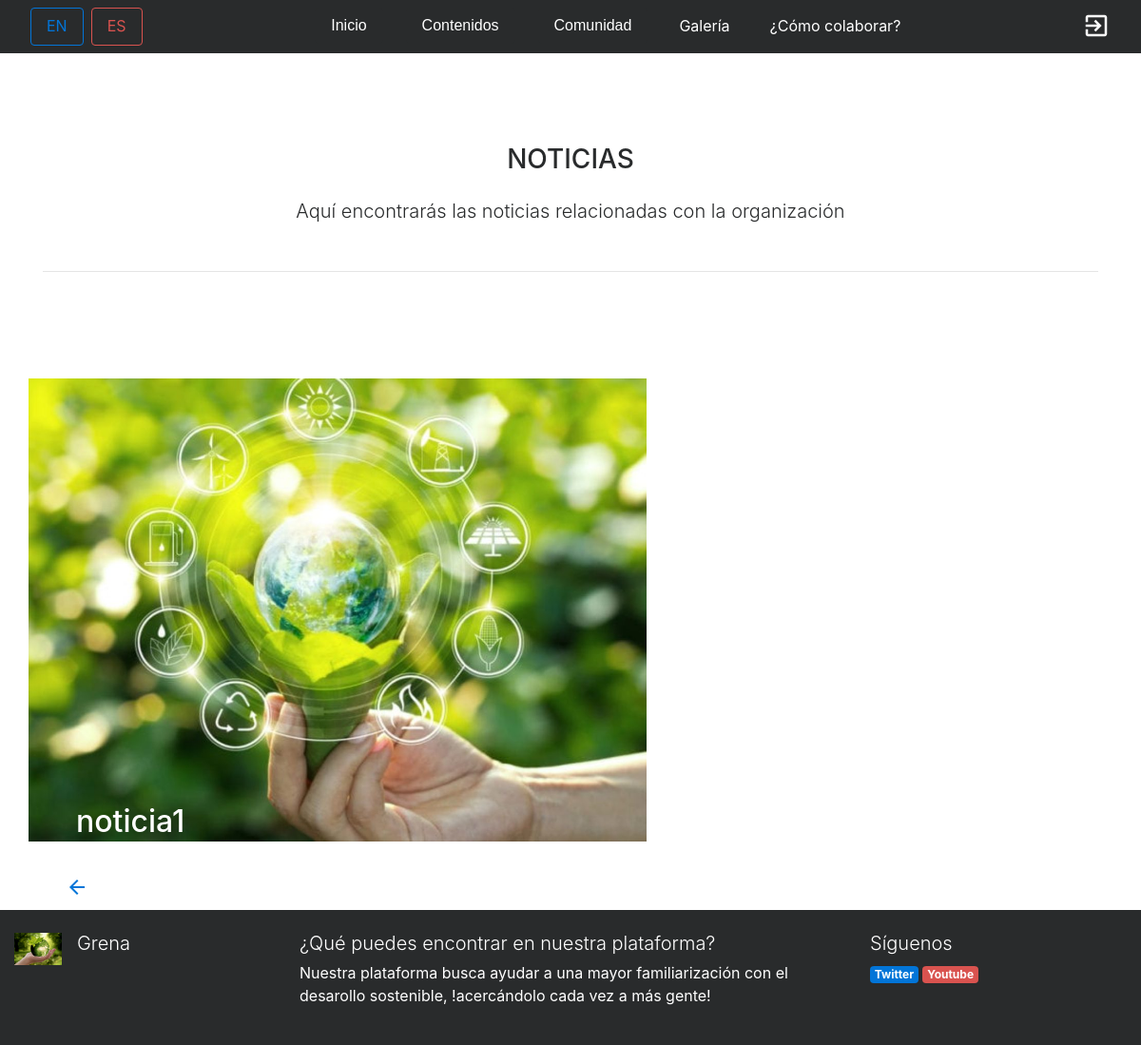
/index.php?controller=noticias&action=showall&pagina=1, run on an earlier commit of the app's database.
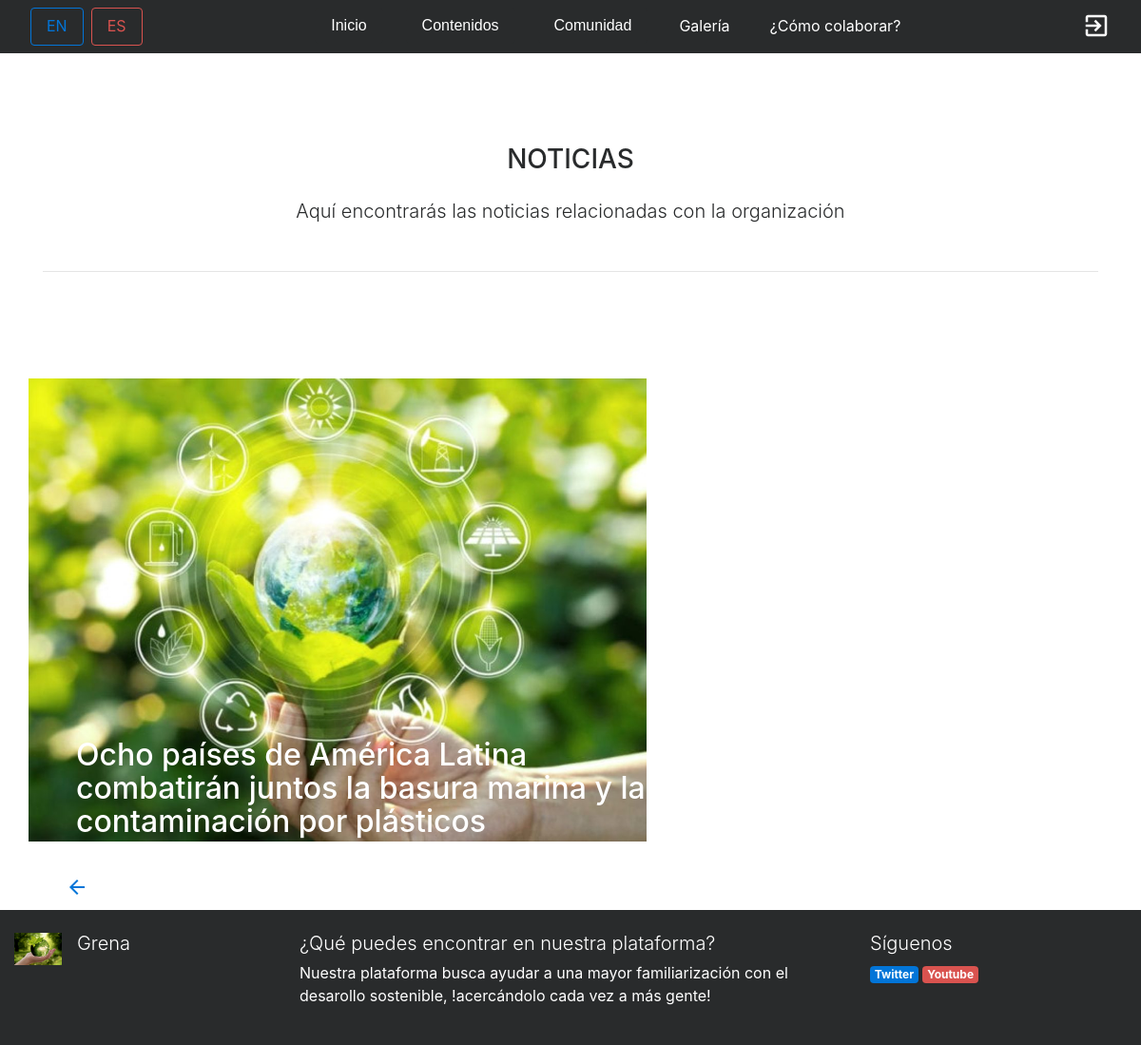
And on a later commit of the database.
### tables this page shows
CREATE TABLE IF NOT EXISTS NOTICIA(
		ID_NOTICIA INT(10) AUTO_INCREMENT,
		FECHA DATE NOT NULL,
		IMAGEN_RUTA VARCHAR(255) NOT NULL,
		TITULO VARCHAR(255) NOT NULL,
		CUERPO_NOTICIA VARCHAR(2550) NOT NULL,
		
		CONSTRAINT PK_NOTICIA PRIMARY KEY(ID_NOTICIA)

	);

### core/ViewManager.php (called while the page is built, shortened)
<?php
class ViewManager {
	private $variables = array();
	public function setVariable($varname, $value, $flash=false) {
		$this->variables[$varname] = $value;
	}
	public function getVariable($varname, $default=NULL) {
		if (!isset($this->variables[$varname])) {
			return $default;
		}
		return $this->variables[$varname];
	}
	public function render($controller, $viewname) {
		include(__DIR__."/../view/$controller/$viewname.php");
	}
	private static $viewmanager_singleton = NULL;
	public static function getInstance() {
		if (self::$viewmanager_singleton == null) {
			self::$viewmanager_singleton = new ViewManager();
		}
		return self::$viewmanager_singleton;
	}
}

### controller/NoticiasController.php (called while the page is built, shortened)
<?php
require_once(__DIR__."/../model/Noticia.php");
require_once(__DIR__."/../model/NoticiaMapper.php");
require_once(__DIR__."/../core/ViewManager.php");
class NoticiasController extends BaseController {
	private $noticiaMapper;
	public function __construct() {
		$this->noticiaMapper = new NoticiaMapper();
	}
	public function showAll() {
		$noticias = $this->noticiaMapper->findAll();
		$noticiasr=array_reverse($noticias);
		$this->view->setVariable("noticiasall", $noticiasr);
		$this->view->render("noticias", "showall");
	}
}

### index.php (called while the page is built, shortened)
<?php
function run() {
	try {
		$controller = loadController($_GET["controller"]);
		$actionName = $_GET["action"];
		$controller->$actionName();
	} catch(Exception $ex) {
		die("An exception occured!!!!!".$ex->getMessage());
	}
}
function loadController($controllerName) {
	return new $controllerClassName();
}
run();
?>

### model/Noticia.php (called while the page is built, shortened)
<?php
class Noticia {
	private $id;
	private $imagenruta;
	private $titulo;
	public function __construct($id=NULL, $fecha=NULL, $imagenruta=NULL, $titulo=NULL, $cuerponoticia=NULL,$comentarios=NULL) {
		$this->id = $id;
		$this->imagenruta = $imagenruta;
		$this->titulo = $titulo;
	}
	public function getId() {
		return $this->id;
	}
	public function getImagenruta() {
		return $this->imagenruta;
	}
	public function getTitulo() {
		return $this->titulo;
	}
}

### model/NoticiaMapper.php (called while the page is built, shortened)
<?php
require_once(__DIR__."/../core/PDOConnection.php");
require_once(__DIR__."/../model/Noticia.php");
class NoticiaMapper {
	private $db;
	public function __construct() {
		$this->db = PDOConnection::getInstance();
	}
	public function findAll() {
		$stmt = $this->db->query("SELECT * FROM NOTICIA");
		$noticia_db = $stmt->fetchAll(PDO::FETCH_ASSOC);
		$noticias = array();
		foreach ($noticia_db as $noticia) {
			array_push($noticias, new Noticia($noticia["ID_NOTICIA"], $noticia["FECHA"], $noticia["IMAGEN_RUTA"], $noticia["TITULO"],$noticia["CUERPO_NOTICIA"]));
		}
		return $noticias;
	}
	}

### core/PDOConnection.php (called while the page is built)
<?php
class PDOConnection {
	private static $dbhost = "127.0.0.1";
	private static $dbname = "GRENA";
	private static $dbuser = "grena";
	private static $dbpass = "grena21";
	private static $db_singleton = null;
	public static function getInstance() {
		if (self::$db_singleton == null) {
			self::$db_singleton = new PDO(
			"mysql:host=".self::$dbhost.";dbname=".self::$dbname.";charset=utf8",
			self::$dbuser,
			self::$dbpass,
			array(
				PDO::ATTR_EMULATE_PREPARES => false,
				PDO::ATTR_ERRMODE => PDO::ERRMODE_EXCEPTION
			)
		);
	}
	return self::$db_singleton;
}
}
?>

### view/noticias/showall.php (the view, shortened to what the changed rows need)
<?php
require_once(__DIR__."/../../core/ViewManager.php");
$view = ViewManager::getInstance();
$noticias = $view->getVariable("noticiasall");
$pagina=$_GET["pagina"];
$x=0;
 ?>
  <div class="container my-5">
  <div class="row">
  <?php  if(isset($noticias[$x+4*$pagina])){ ?>
    <div class="col-md-7   d-flex ">
    <div class="row " >
    <img class=" img-fluid mx-auto mb-4" width="650" height="200" src="images/<?= $noticias[$x+4*$pagina]->getImagenruta() ?>" alt="Generic placeholder image">
    <div class="texto-encima ">
    <a class="linkblanco" href="index.php?controller=noticias&action=view&id=<?= $noticias[$x+4*$pagina]->getId()?>">   <h2 class="display-5"><?= $noticias[$x+4*$pagina]->getTitulo() ?></h2> </a>
  </div>
  </div>
          </div>
          <div class="col-md-4 ml-3 d-wrapper ">
  <?php }; $x=$x+1 ;while($x<=3 && isset($noticias[$x+4*$pagina])){?>
    <div class="row ">
    <img class=" img-fluid mx-auto  mb-4 " width="150" height="150"  src="images/<?= $noticias[$x+4*$pagina]->getImagenruta() ?>" alt="Generic placeholder image">
    <a class="mt-auto mb-auto linknegro " href="index.php?controller=noticias&action=view&id=<?= $noticias[$x+4*$pagina]->getId()?>"> <h4 class="display-5  ml-4 textoverflow"><?= $noticias[$x+4*$pagina]->getTitulo() ?></h4></a>
  </div>
      <?php $x=$x+1; }?>
  </div>
      </div>
      </div>

What changed in the data, as far as the page shows it:
changed noticia: TITULO "noticia1" → "Ocho países de América Latina combatirán juntos la basura marina y la contaminación por plásticos"
